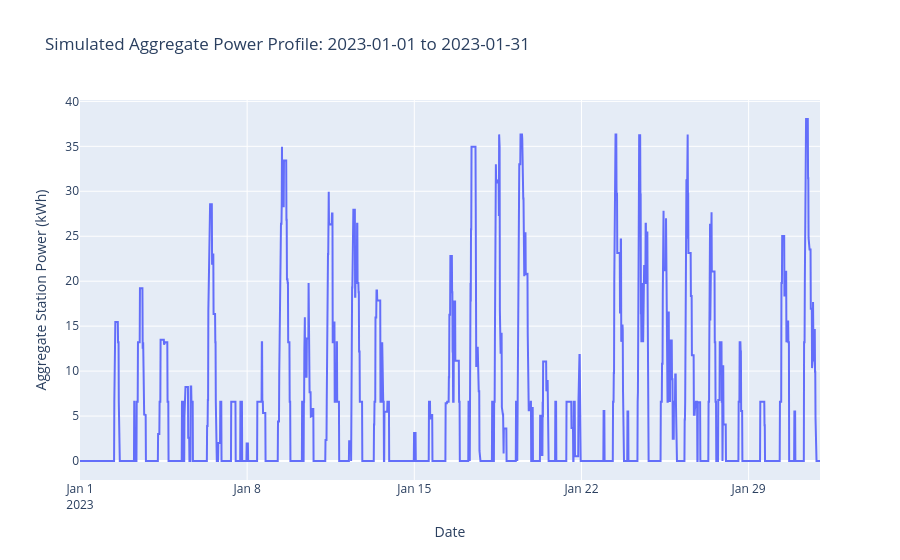
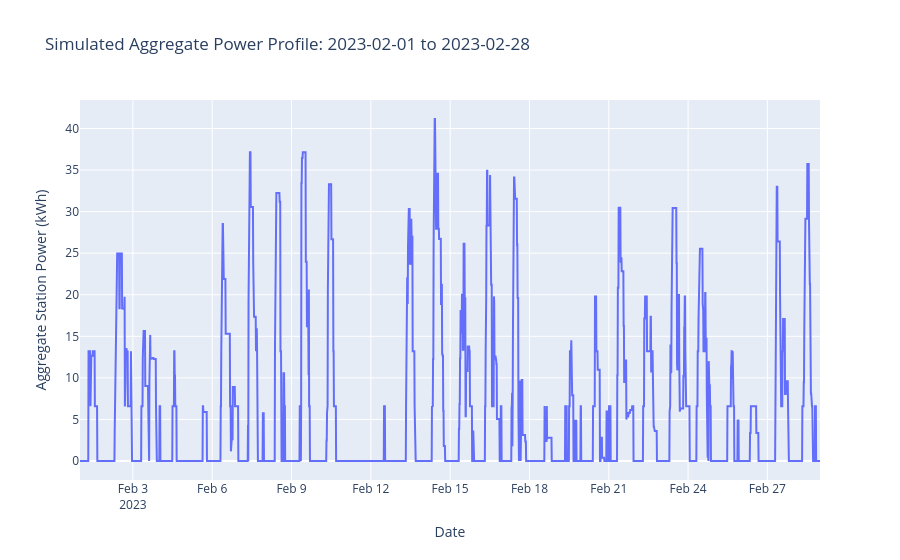
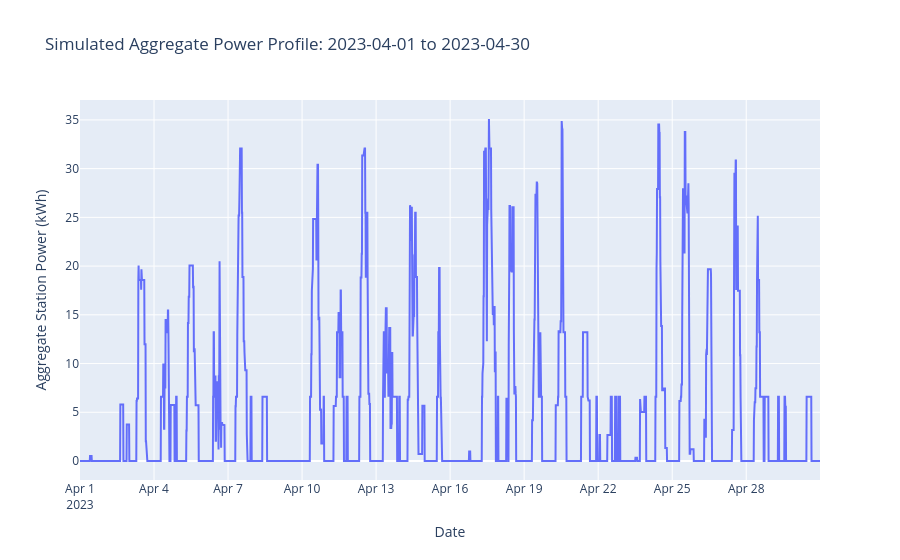
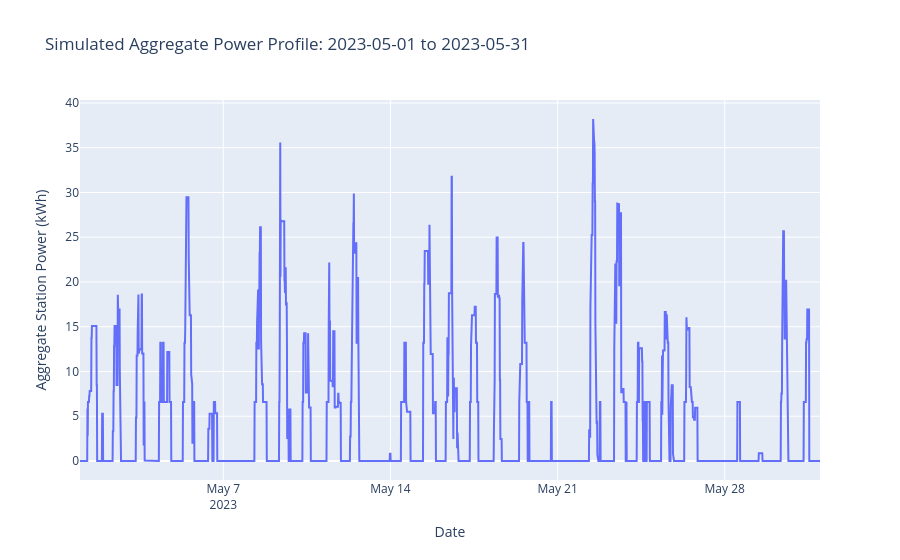

Source (notebook cell) for these figures, in order:
### Markdown cell above
Run the simulation

### Code cell
sessions_file = Path(__name__).resolve().parents[1] / "data" / "Sessions3.csv"
sessions_df = pd.read_csv(sessions_file)
sessions_df = sessions_df.sort_values(by="startChargeTime")

# Create output folder for this simulation
current_time = datetime.datetime.now()
time_str = current_time.strftime("%Y-%m-%d_%H-%M-%S")
folder_path = f"results/{scenario}/{time_str}"
os.makedirs(folder_path, exist_ok=True)

for month in months:
    try:
        # function to filter data in the same way for each scenario
        test_df = filter_data(sessions_df, month, year, "standard")

        # function to run a scenario (returns a child of BaselineSimulator)
        sim = get_simulator(test_df, scenario, verbose=False, monte_carlo=True)

        # Run simulation and save results and append to the summary
        results_file_name = f"{folder_path}/{month}_{year}_{scenario}.csv"
        summary_file_name = f"{folder_path}/summary.csv"
        aggregate_power_profile_file_name = f"{folder_path}/aggregate_power_profile.csv"
        session_results = generate_session_results(
            sim,
            month,
            results_file_name,
            summary_file_name,
            aggregate_power_profile_file_name,
            visualize=True,
            verbose=True,
        )
    except:
        continue

### Figure 1 — Plotly figure (JSON) as saved in the notebook; plotly's stock layout.template omitted (floating-point values rounded to 4 significant figures; data arrays with more than 128 entries replaced by an {"elided": "..."} marker saying what was removed)
{"data": [{"mode": "lines", "name": "Power Profile", "type": "scatter", "x": {"elided": "2976 str values"}, "y": {"elided": "2976 float values"}}], "layout": {"title": {"text": "Simulated Aggregate Power Profile: 2023-01-01 to 2023-01-31"}, "xaxis": {"title": {"text": "Date"}}, "yaxis": {"title": {"text": "Aggregate Station Power (kWh)"}}}}

### Figure 2 — Plotly figure (JSON) as saved in the notebook; plotly's stock layout.template omitted (floating-point values rounded to 4 significant figures; data arrays with more than 128 entries replaced by an {"elided": "..."} marker saying what was removed)
{"data": [{"mode": "lines", "name": "Power Profile", "type": "scatter", "x": {"elided": "2688 str values"}, "y": {"elided": "2688 float values"}}], "layout": {"title": {"text": "Simulated Aggregate Power Profile: 2023-02-01 to 2023-02-28"}, "xaxis": {"title": {"text": "Date"}}, "yaxis": {"title": {"text": "Aggregate Station Power (kWh)"}}}}

### Figure 3 — Plotly figure (JSON) as saved in the notebook; plotly's stock layout.template omitted (floating-point values rounded to 4 significant figures; data arrays with more than 128 entries replaced by an {"elided": "..."} marker saying what was removed)
{"data": [{"mode": "lines", "name": "Power Profile", "type": "scatter", "x": {"elided": "2880 str values"}, "y": {"elided": "2880 float values"}}], "layout": {"title": {"text": "Simulated Aggregate Power Profile: 2023-04-01 to 2023-04-30"}, "xaxis": {"title": {"text": "Date"}}, "yaxis": {"title": {"text": "Aggregate Station Power (kWh)"}}}}

### Figure 4 — Plotly figure (JSON) as saved in the notebook; plotly's stock layout.template omitted (floating-point values rounded to 4 significant figures; data arrays with more than 128 entries replaced by an {"elided": "..."} marker saying what was removed)
{"data": [{"mode": "lines", "name": "Power Profile", "type": "scatter", "x": {"elided": "2976 str values"}, "y": {"elided": "2976 float values"}}], "layout": {"title": {"text": "Simulated Aggregate Power Profile: 2023-05-01 to 2023-05-31"}, "xaxis": {"title": {"text": "Date"}}, "yaxis": {"title": {"text": "Aggregate Station Power (kWh)"}}}}
